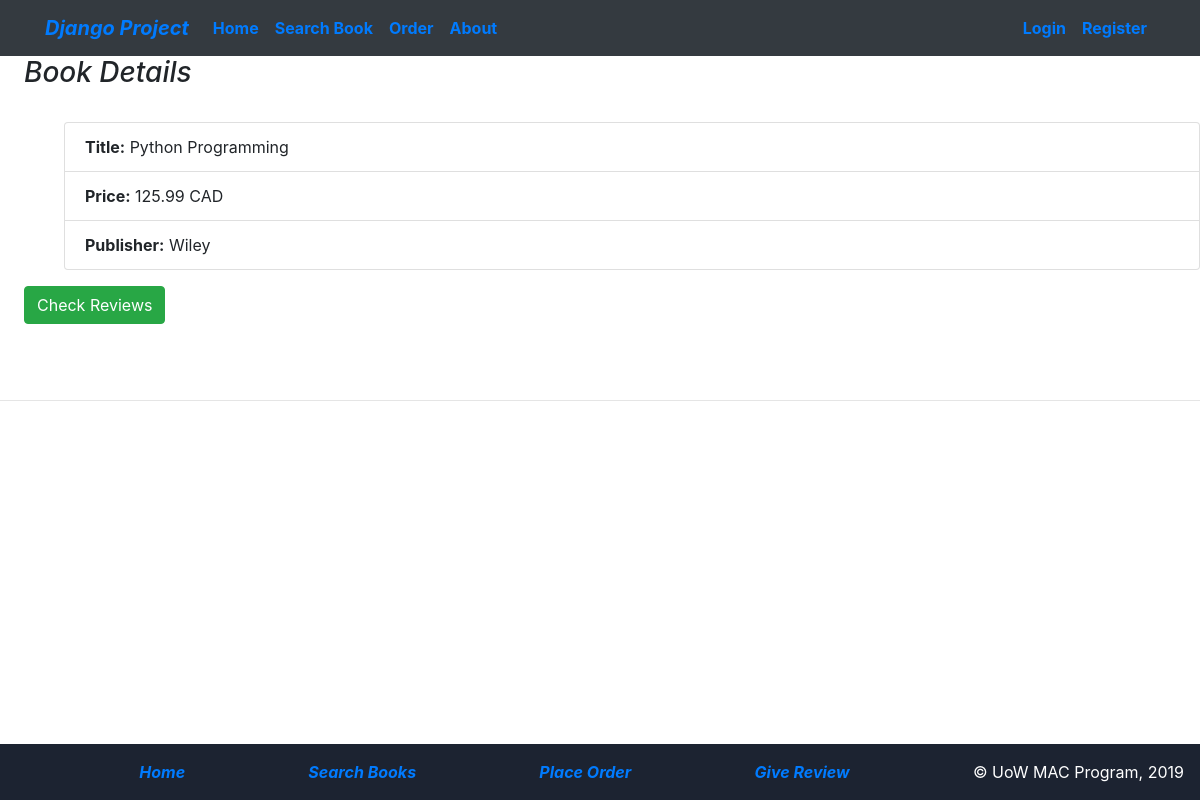
Before: /myapp/4 with the older database file.
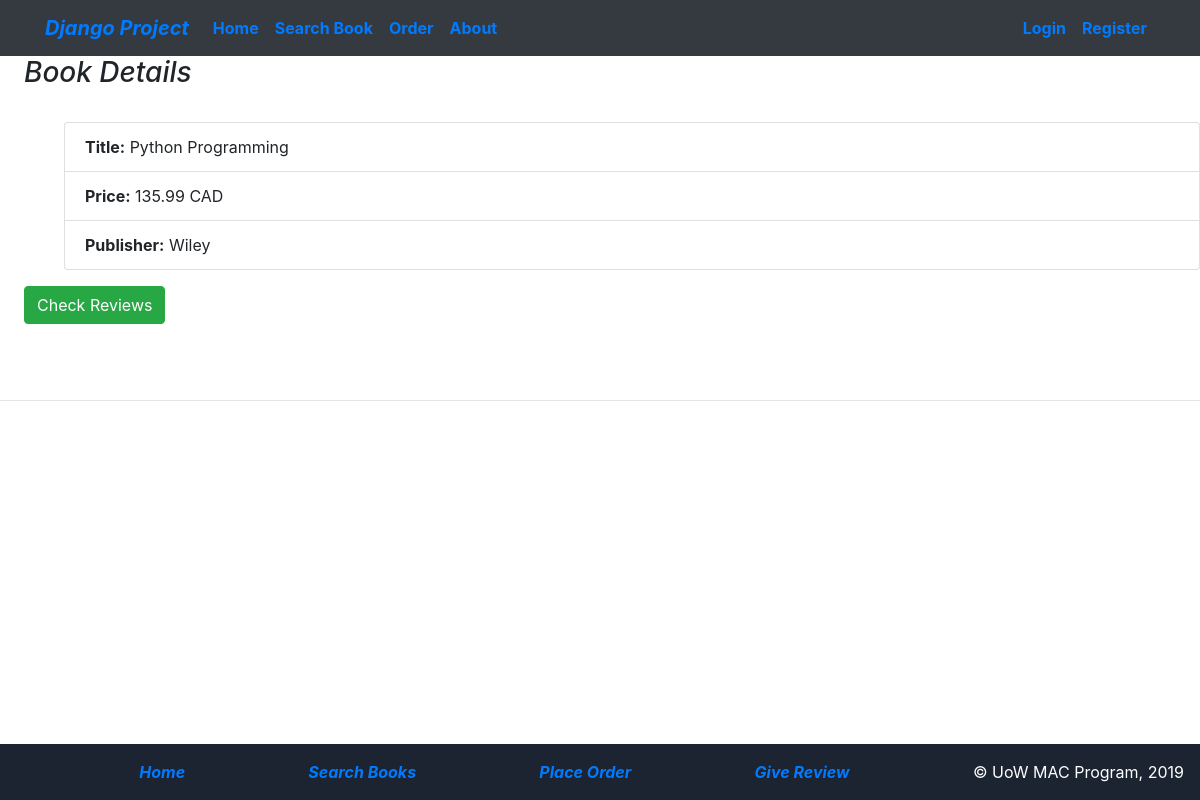
After: the same page with the newer database file.
### myapp/models.py (models this page shows, shortened)
class Book(models.Model):
    CATEGORY_CHOICES = [
        ('S', 'Science&Tech'),
        ('F', 'Fiction'),
        ('B', 'Biography'),
        ('T', 'Travel'),
        ('O', 'Other')
    ]
    title = models.CharField(max_length=200)
    category = models.CharField(max_length=1, choices=CATEGORY_CHOICES, default='S')
    num_pages = models.PositiveIntegerField(default=100)
    price = models.DecimalField(max_digits=10, decimal_places=2, validators=[maxvaluevalidator, minvaluevalidator])
    publisher = models.ForeignKey(Publisher, related_name='books', on_delete=models.CASCADE)
    description = models.TextField(blank=True)
    num_reviews = models.PositiveIntegerField(default=0)

class Publisher(models.Model):
    name = models.CharField(max_length=200)
    website = models.URLField()
    city = models.CharField(max_length=20, blank=True)
    country = models.CharField(max_length=20, default='USA')
    def __str__(self):
        return self.name

### myapp/views.py (the view)
# urls.py: path(r'<int:pk>', detailView.as_view(), name='detail'),
class detailView(DetailView):
    model = Book
    template_name = 'myapp/book_detail.html'
    def get_queryset(self):
        return Book.objects.filter(id=self.kwargs['pk'])

### myapp/templates/myapp/book_detail.html
{%  extends 'myapp/base.html' %}
{% block body_block %}
    <body>
        <h3><i>Book Details</i></h3>
        <br/>
        <ol>
            <li class="list-group-item"><b>Title:</b> {{ book.title }}</li>
            <li class="list-group-item"><b>Price:</b> {{ book.price }} CAD</li>
            <li class="list-group-item"><b>Publisher:</b> {{ book.publisher }}</li>
        </ol>
        <a href="{% url 'myapp:chk_reviews' book.id %}"><button class="btn btn-success" > Check Reviews </button></a>
    </body>
{% endblock %}

Changed rows visible on the page:
changed Book "Python Programming": price "125.99" → "135.99"
